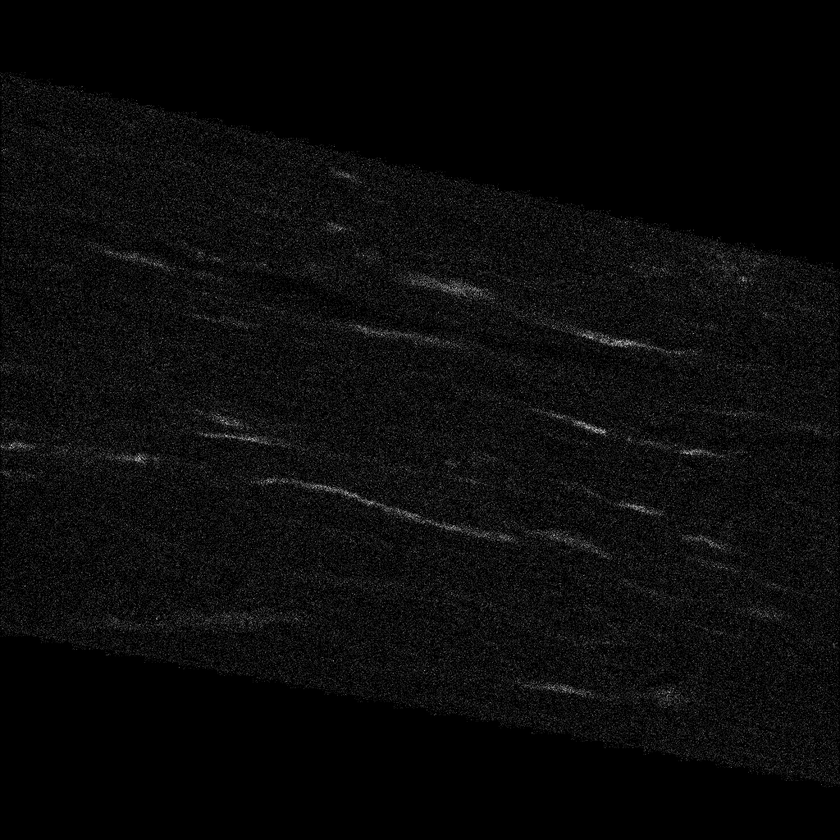
#> input picture example data/less_intensive/raw_capture/raw_capture.tif, 840 x 840 px, shrunk from 1024 x 1024 before the run
$ python contour.py --image 'example data/less_intensive/raw_capture/raw_capture.tif'
#> lines starting #> are read from the running program, lines starting #| are printed output that depends on the picture; after the words box and inside, x2 and y2 are one past the last pixel; in counts of white or black regions, pixels touching at a corner belong together
#> further down, src is the input picture: shape (840, 840, 3); min 0, max 216, mean 10.3
import cv2 as cv
import numpy as np
import argparse

ap = argparse.ArgumentParser()

# Add the arguments with default values and types
ap.add_argument("-i", "--image", required=True, help="Path to the image")
ap.add_argument("-ith", "--initial_theshold", default=100, type=int, help="initial threshold")
ap.add_argument("-mth", "--maximum_theshold", default=255, type=int, help="maximum_theshold")

# Parse the command line arguments
args = ap.parse_args()

# Access the values of arguments
image_path = args.image
threshold = args.initial_theshold
max_thresh = args.maximum_theshold

# Global variable to track if grayscale conversion has been done
grayscale_converted = False

# Define the thresh_callback function
def thresh_callback(threshold, image):
#> called with threshold = 100
    gray_image = cv.cvtColor(image, cv.COLOR_BGR2GRAY)

    _, binary_img = cv.threshold(gray_image, threshold, 255, cv.THRESH_BINARY)
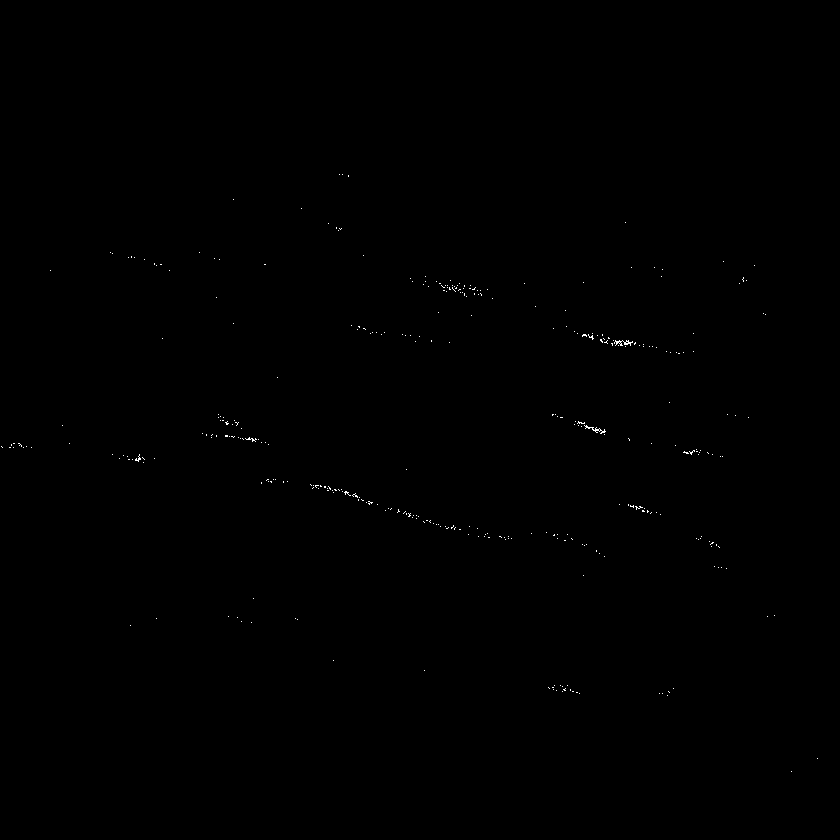
#> binary_img: shape (840, 840); 0.11% white in thin lines or dots, all inside (x1, y1, x2, y2) = (1, 174, 818, 772)

    # Find contours
    contours, hierarchy = cv.findContours(binary_img, cv.RETR_EXTERNAL, cv.CHAIN_APPROX_SIMPLE)
#> contours = 354 contours, 352 with area under 20; largest, box (x1, y1, x2, y2) and area: (614, 340, 633, 346) 28, (584, 425, 606, 434) 22
    # Draw contours
    drawing = np.copy(image)
    cv.drawContours(drawing, contours, contourIdx=-1, color=(0, 255, 0), thickness=2, lineType=cv.LINE_AA)
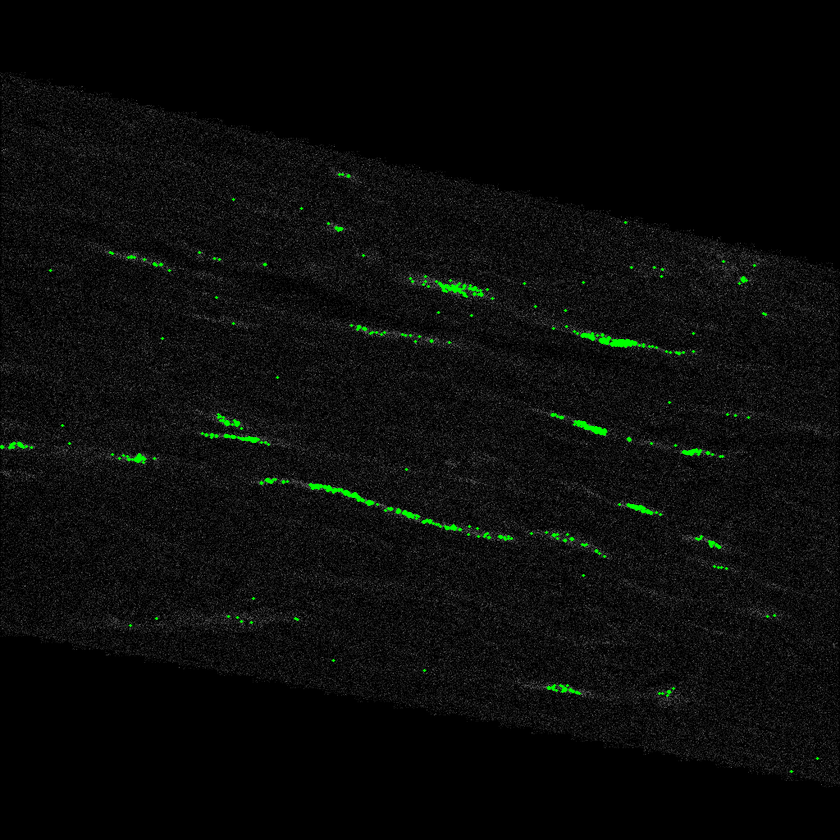
#> drawing: shape (840, 840, 3); 0.86% of pixels changed, all inside (x1, y1, x2, y2) = (0, 173, 820, 774)
    # Show in a window
    cv.imshow('Contours', drawing)

# Load image
src = cv.imread(image_path, cv.IMREAD_COLOR)  # Replace this line with your actual

# Create Window
cv.namedWindow('Contours')

# Create trackbar and set the callback function
cv.createTrackbar('Canny Thresh:', 'Contours', threshold, max_thresh, lambda x, src=src: thresh_callback(x, src))

thresh_callback(cv.getTrackbarPos('Canny Thresh:', 'Contours'), src)
while True:
    # Check for 'E' key press
    key = cv.waitKey(1) & 0xFF
#> (key e is pressed here)
    if key == ord('e') or key == ord('E'):
        break

# Destroy all windows when 'E' is pressed
cv.destroyAllWindows()
